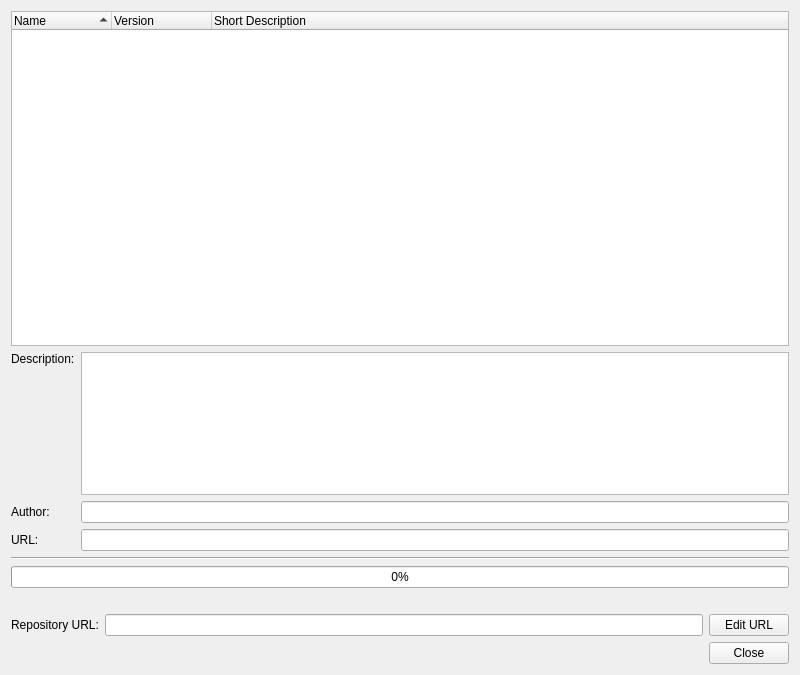
<?xml version="1.0" encoding="UTF-8"?>
<ui version="4.0">
 <class>PluginRepositoryDialog</class>
 <widget class="QWidget" name="PluginRepositoryDialog">
  <property name="geometry">
   <rect>
    <x>0</x>
    <y>0</y>
    <width>800</width>
    <height>675</height>
   </rect>
  </property>
  <property name="windowTitle">
   <string>Plugin Repository</string>
  </property>
  <property name="sizeGripEnabled" stdset="0">
   <bool>true</bool>
  </property>
  <layout class="QVBoxLayout" name="verticalLayout">
   <item>
    <layout class="QGridLayout">
     <item row="0" column="0" colspan="2">
      <widget class="QTreeWidget" name="repositoryList">
       <property name="sizePolicy">
        <sizepolicy hsizetype="Expanding" vsizetype="Expanding">
         <horstretch>0</horstretch>
         <verstretch>7</verstretch>
        </sizepolicy>
       </property>
       <property name="contextMenuPolicy">
        <enum>Qt::CustomContextMenu</enum>
       </property>
       <property name="selectionMode">
        <enum>QAbstractItemView::ExtendedSelection</enum>
       </property>
       <property name="rootIsDecorated">
        <bool>false</bool>
       </property>
       <property name="itemsExpandable">
        <bool>false</bool>
       </property>
       <property name="sortingEnabled">
        <bool>true</bool>
       </property>
       <property name="allColumnsShowFocus">
        <bool>true</bool>
       </property>
       <column>
        <property name="text">
         <string>Name</string>
        </property>
       </column>
       <column>
        <property name="text">
         <string>Version</string>
        </property>
       </column>
       <column>
        <property name="text">
         <string>Short Description</string>
        </property>
       </column>
       <column>
        <property name="text">
         <string/>
        </property>
       </column>
      </widget>
     </item>
     <item row="1" column="0">
      <widget class="QLabel" name="label_2">
       <property name="text">
        <string>Description:</string>
       </property>
       <property name="alignment">
        <set>Qt::AlignLeading|Qt::AlignLeft|Qt::AlignTop</set>
       </property>
      </widget>
     </item>
     <item row="1" column="1">
      <widget class="QTextEdit" name="descriptionEdit">
       <property name="sizePolicy">
        <sizepolicy hsizetype="Expanding" vsizetype="Expanding">
         <horstretch>0</horstretch>
         <verstretch>3</verstretch>
        </sizepolicy>
       </property>
       <property name="focusPolicy">
        <enum>Qt::NoFocus</enum>
       </property>
       <property name="toolTip">
        <string>Displays the description of the selected plugin</string>
       </property>
       <property name="readOnly">
        <bool>true</bool>
       </property>
      </widget>
     </item>
     <item row="2" column="0">
      <widget class="QLabel" name="label_3">
       <property name="text">
        <string>Author:</string>
       </property>
      </widget>
     </item>
     <item row="2" column="1">
      <widget class="QLineEdit" name="authorEdit">
       <property name="focusPolicy">
        <enum>Qt::NoFocus</enum>
       </property>
       <property name="toolTip">
        <string>Displays the author of the selected plugin</string>
       </property>
       <property name="readOnly">
        <bool>true</bool>
       </property>
      </widget>
     </item>
     <item row="3" column="0">
      <widget class="QLabel" name="label">
       <property name="text">
        <string>URL:</string>
       </property>
      </widget>
     </item>
     <item row="3" column="1">
      <widget class="QLineEdit" name="urlEdit">
       <property name="focusPolicy">
        <enum>Qt::NoFocus</enum>
       </property>
       <property name="toolTip">
        <string>Displays the download URL of the selected plugin</string>
       </property>
       <property name="readOnly">
        <bool>true</bool>
       </property>
      </widget>
     </item>
    </layout>
   </item>
   <item>
    <widget class="Line" name="line">
     <property name="orientation">
      <enum>Qt::Horizontal</enum>
     </property>
    </widget>
   </item>
   <item>
    <widget class="QProgressBar" name="downloadProgress">
     <property name="toolTip">
      <string>Shows the progress of the current download</string>
     </property>
     <property name="value">
      <number>0</number>
     </property>
    </widget>
   </item>
   <item>
    <widget class="QLabel" name="statusLabel">
     <property name="text">
      <string/>
     </property>
    </widget>
   </item>
   <item>
    <layout class="QHBoxLayout" name="horizontalLayout">
     <item>
      <widget class="QLabel" name="label_4">
       <property name="text">
        <string>Repository URL:</string>
       </property>
      </widget>
     </item>
     <item>
      <widget class="QLineEdit" name="repositoryUrlEdit">
       <property name="toolTip">
        <string>Shows the repository URL</string>
       </property>
       <property name="readOnly">
        <bool>true</bool>
       </property>
      </widget>
     </item>
     <item>
      <widget class="QPushButton" name="repositoryUrlEditButton">
       <property name="toolTip">
        <string>Press to edit the plugin repository URL</string>
       </property>
       <property name="text">
        <string>Edit URL</string>
       </property>
       <property name="checkable">
        <bool>true</bool>
       </property>
      </widget>
     </item>
    </layout>
   </item>
   <item>
    <widget class="QDialogButtonBox" name="buttonBox">
     <property name="orientation">
      <enum>Qt::Horizontal</enum>
     </property>
     <property name="standardButtons">
      <set>QDialogButtonBox::Close</set>
     </property>
    </widget>
   </item>
  </layout>
 </widget>
 <tabstops>
  <tabstop>repositoryList</tabstop>
  <tabstop>buttonBox</tabstop>
  <tabstop>repositoryUrlEdit</tabstop>
  <tabstop>repositoryUrlEditButton</tabstop>
 </tabstops>
 <resources/>
 <connections/>
</ui>
